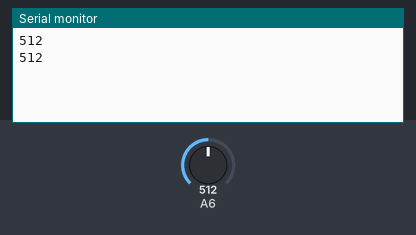
Recording of a sketch running on a simulated Arduino Mega 2560, built with avr-gcc and run on an emulated ATmega2560. Parts: the last lines printed to the serial monitor. The inputs (shaded band) are chosen by the test bench; at power-on: A6 = 512.

Above: at 5.8 s.
5.9 s: A6 set to 716
At 10.9 s:
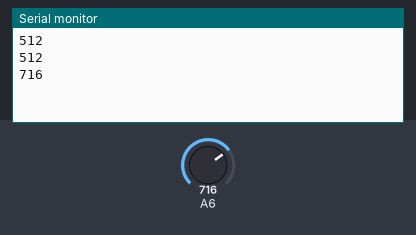
11.9 s: A6 set to 900
At 15.9 s:
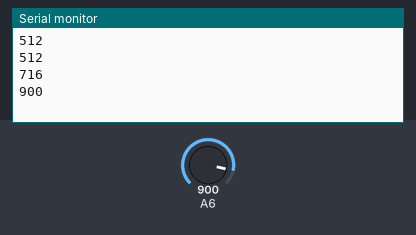
Timing chart, 0 to 17.4 s (numbered marks = the images above; inputs shaded):
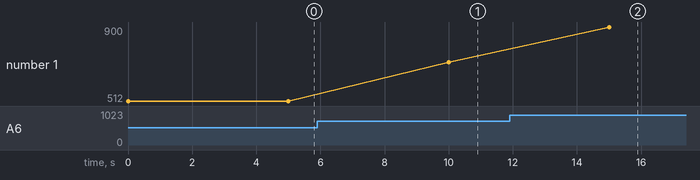

The sketch:

Light_Sensor.ino
```cpp
int sensorPin = 22; // select the input pin for LDR
int sensorValue = 0; // variable to store the value coming from the sensor

void setup() {
  Serial.begin(9600); //sets serial port for communication
}

void loop() {
  sensorValue = analogRead(sensorPin);  // read the value from the sensor
  Serial.println(sensorValue);          //prints the values coming from the sensor on the screen
  delay(5000);                          //Read data every 5s
}
```

Measured:
- after the input at 5.9 s, the serial monitor: prints a new line after 4.1 s (image 1)
- after the input at 11.9 s, the serial monitor: prints a new line after 3.1 s (image 2)
- plotted number 1: 512 → 716 after the input at 5.9 s, 716 → 900 after the input at 11.9 s
